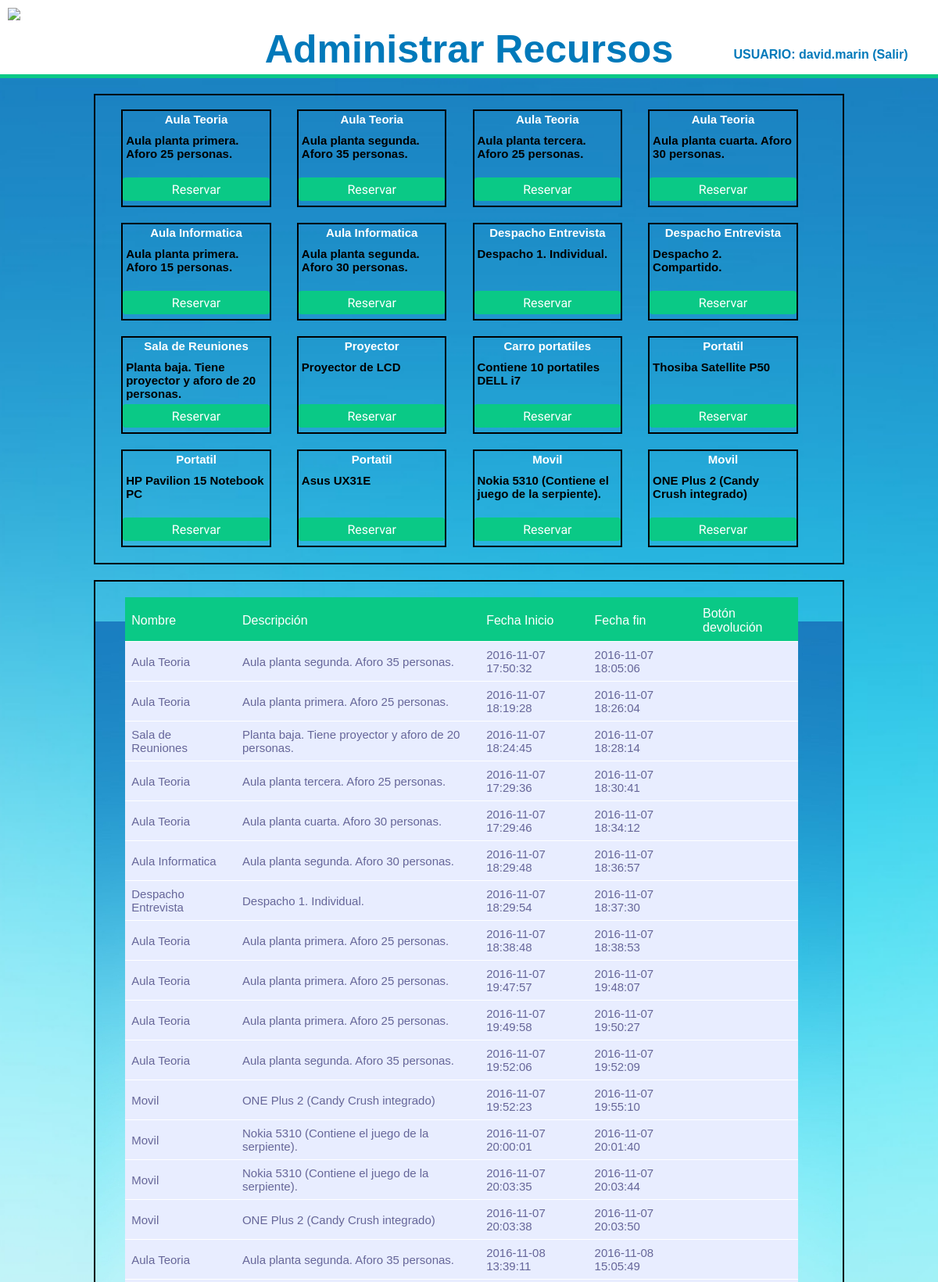
The app's page /recursos.php (signed in, upper part) with its own data.
### tables this page shows
CREATE TABLE `tbl_recursos` (
  `rec_id` int(3) NOT NULL,
  `rec_nombre` varchar(25) NOT NULL,
  `rec_descripcion` text NOT NULL,
  `rec_foto` varchar(10) NOT NULL,
  `rec_estado` varchar(10) NOT NULL DEFAULT 'Disponible',
  `tip_id` int(11) NOT NULL
);

CREATE TABLE `tbl_reservas` (
  `res_id` int(11) NOT NULL,
  `usu_id` int(11) NOT NULL,
  `rec_id` int(11) NOT NULL,
  `res_finicio` datetime NOT NULL,
  `res_ffin` datetime DEFAULT NULL
);

### recursos.php (the view, shortened to what this page needs)
<?php
include "includes/conexion_bd.php";
?>
<!DOCTYPE html>
<html >
<head>
  <link rel='stylesheet prefetch' href='http://maxcdn.bootstrapcdn.com/font-awesome/4.2.0/css/font-awesome.min.css'>
      <link rel="stylesheet" href="css/style.css">
</head>
<div class="encabezado">
			<div class="enc_1">
			<img src="img/logo1.png">
			</div>
			<div class="enc_2">
                <h1> <font face="Helvetica" COLOR="#0079BA">Administrar Recursos</font></h1>
            </div>
            <div class="enc_3">
                <font face="Helvetica" COLOR="#0079BA"><span ria-hidden="true"><H4>USUARIO: <?php echo $_SESSION['username'];?> (<a class='logout' href="includes/cerrar.php">Salir</a>)</H4> </span></font>
            </div>
    </div>
<body>
  <div class="estadistica">
	<?php
		extract($_REQUEST);
		$sql = "SELECT rec_nombre, rec_descripcion, rec_id, rec_estado, rec_foto FROM tbl_recursos ORDER BY rec_id";
		$recursos = mysqli_query($conexion, $sql);
		if (mysqli_num_rows($recursos)>0) {
			echo "<br/>";
			while ($recurso = mysqli_fetch_array($recursos)) {
				$imagen = $recurso['rec_foto'];
				?>
				<div class="espaciosindiv" style="background: url('img/<?php echo $imagen; ?>');">
				<?php
				echo "<div class='titulo'>";
				echo $recurso['rec_nombre'] . "</div>";
				echo "<div class='descripcion'>";
				echo $recurso['rec_descripcion'] . "</div>";
				$id = $recurso['rec_id'];
				$id_usu = $_SESSION['id_usuario'];
				echo "<div class='boton'>";
				if($recurso['rec_estado'] == "Disponible"){
				echo '<button type="button"  class="log-btn" name="submit"  onclick="insert_res(\''.$id. '\' , \''.$id_usu. '\')">Reservar</button>';
				}else {
				}
				echo "</div>";
				echo "</div>";
			}
		} else {
			echo "Lo sentimos en estos momentos el colegio no dispone de recursos";
		}
	?>
<br/>
</div>
<div class="estadistica">
	<?php
	$usu_id_consulta = $_SESSION['id_usuario'];
	$sql = "SELECT tbl_recursos.rec_nombre, tbl_recursos.rec_descripcion, tbl_reservas.res_finicio, tbl_reservas.res_ffin, tbl_recursos.rec_id, tbl_reservas.res_id FROM tbl_reservas, tbl_recursos WHERE tbl_recursos.rec_id = tbl_reservas.rec_id AND tbl_reservas.usu_id = $usu_id_consulta ORDER BY tbl_reservas.res_ffin asc";
	$recursos = mysqli_query($conexion, $sql);
	echo "<table style='margin-top:20px;'>
			<tr>
				<th>Nombre</th>
				<th>Descripción</th>
				<th>Fecha Inicio</th>
				<th>Fecha fin</th>
				<th>Botón devolución</th>
			</tr>";
	for ($fila=1; $fila<=5; $fila++) {
			echo "<tr>";
		for ($celda=1; $celda<=5; $celda++) {
			while ($recurso = mysqli_fetch_array($recursos)) {
				echo "<td>".$recurso['rec_nombre'] . "</td>";
				echo "<td>".$recurso['rec_descripcion'] . "</td>";
				echo "<td>".$recurso['res_finicio'] . "</td>";
				echo "<td>".$recurso['res_ffin'] . "</td>";
				$rec_id = $recurso['rec_id'];
				$res_id = $recurso['res_id'];
 				if (empty($recurso['res_ffin'])){
				echo "<td> <button type='button' class='log-btn' name='submit'  onclick='update_res(\"".$rec_id. "\" , \"".$res_id. "\")' >Devolución</button></td>";
				echo "</tr>" ;
				}else {
					echo "<td> </td>";
				echo "</tr>" ;
				}
			}
			}
	 	}
 	?>
</div>
</body>
</html>

### css/style.css (style rules this page uses)
* { box-sizing: border-box; -moz-box-sizing: border-box; -webkit-box-sizing: border-box; font-family: arial; }
html,body { margin:0px; height:100%; }
body { background: url(../img/bg.jpg) no-repeat center center fixed; -webkit-background-size: cover; -moz-background-size: cover; -o-background-size: cover; background-size: cover; }
h1 { color: #ccc; text-align: center; font-family: 'Itim', cursive; font-size: 50px; }
div.encabezado { width: 100%; height: 100px; overflow: hidden; border-bottom: 5px solid #0ac986; box-sizing: border-box; margin-bottom: 20px; background-color: white; }
div.enc_1 { width: 25%; float: left; vertical-align:center; padding: 10px; }
div.enc_2 { width: 50%; float: left; vertical-align:top; }
div.enc_3 { text-align: center; position: relative; top: 40px; width: 25%; float: left; }
div.espaciosindiv { background-color: white; width: 20%; height: 125px; border: 2px solid black; float: left; margin-left: 3.5%; margin-bottom: 20px; font-color: white; }
table { font-family: "lucida sans unicode", "lucida grande", sans-serif; font-size: 15px; margin-left: 4%; margin-bottom: 20px; width: 90%; text-align: left; border-collapse: collapse; }
a.logout { text-decoration: none; color: #0079BA; }
th { font-size: 16px; font-weight: normal; padding: 8px; background: #0ac986; border-top: 4px solid #0ac986; border-bottom: 1px solid #fff; color: #fff; }
td { padding: 8px; background: #e8edff; border-bottom: 1px solid #fff; color: #669; border-top: 1px solid transparent; }
div .titulo { width: 100%; height: 25px; padding: 1%; text-align: center; color: white; font-weight: bold; font-size: 15px; }
div .descripcion { width: 100%; padding: 2%; height: 60px; font-weight: bold; font-size: 15px; }
div .boton { width: 100%; height: 30px; }
div.estadistica { background: url(../img/bg.jpg) no-repeat center center fixed; width: 80%; margin-left: 10%; border: 2px solid black; float: left; margin-right: 20px; margin-bottom: 20px; }
.log-btn { background: #0ac986; width: 100%; font-size: 16px; height: 30px; color: #fff; text-decoration: none; border: none; -moz-border-radius: 4px; -webkit-border-radius: 4px; border-radius: 4px; font-family: 'Itim', sans-serif; }

### records on screen
tbl_recursos: rec_nombre "Aula Teoria", rec_descripcion "Aula planta primera. Aforo 25 personas."
tbl_recursos: rec_nombre "Aula Teoria", rec_descripcion "Aula planta segunda. Aforo 35 personas."
tbl_recursos: rec_nombre "Aula Teoria", rec_descripcion "Aula planta tercera. Aforo 25 personas."
tbl_recursos: rec_nombre "Aula Teoria", rec_descripcion "Aula planta cuarta. Aforo 30 personas."
tbl_recursos: rec_nombre "Aula Informatica", rec_descripcion "Aula planta primera. Aforo 15 personas."
tbl_recursos: rec_nombre "Aula Informatica", rec_descripcion "Aula planta segunda. Aforo 30 personas."
tbl_recursos: rec_nombre "Despacho Entrevista", rec_descripcion "Despacho 1. Individual."
tbl_recursos: rec_nombre "Despacho Entrevista", rec_descripcion "Despacho 2. Compartido."
tbl_recursos: rec_nombre "Sala de Reuniones", rec_descripcion "Planta baja. Tiene proyector y aforo de 20 personas."
tbl_recursos: rec_nombre "Proyector", rec_descripcion "Proyector de LCD"
tbl_recursos: rec_nombre "Carro portatiles", rec_descripcion "Contiene 10 portatiles DELL i7"
tbl_recursos: rec_nombre "Portatil", rec_descripcion "Thosiba Satellite P50"
tbl_recursos: rec_nombre "Portatil", rec_descripcion "HP Pavilion 15 Notebook PC"
tbl_recursos: rec_nombre "Portatil", rec_descripcion "Asus UX31E"
tbl_recursos: rec_nombre "Movil", rec_descripcion "Nokia 5310 (Contiene el juego de la serpiente)."
tbl_recursos: rec_nombre "Movil", rec_descripcion "ONE Plus 2 (Candy Crush integrado)"
tbl_reservas: rec.rec_nombre "Aula Teoria", rec.rec_descripcion "Aula planta segunda. Aforo 35 personas.", res_finicio "2016-11-07 17:50:32", res_ffin "2016-11-07 18:05:06"
tbl_reservas: rec.rec_nombre "Aula Teoria", rec.rec_descripcion "Aula planta primera. Aforo 25 personas.", res_finicio "2016-11-07 18:19:28", res_ffin "2016-11-07 18:26:04"
tbl_reservas: rec.rec_nombre "Sala de Reuniones", rec.rec_descripcion "Planta baja. Tiene proyector y aforo de 20 personas.", res_finicio "2016-11-07 18:24:45", res_ffin "2016-11-07 18:28:14"
tbl_reservas: rec.rec_nombre "Aula Teoria", rec.rec_descripcion "Aula planta tercera. Aforo 25 personas.", res_finicio "2016-11-07 17:29:36", res_ffin "2016-11-07 18:30:41"
tbl_reservas: rec.rec_nombre "Aula Teoria", rec.rec_descripcion "Aula planta cuarta. Aforo 30 personas.", res_finicio "2016-11-07 17:29:46", res_ffin "2016-11-07 18:34:12"
tbl_reservas: rec.rec_nombre "Aula Informatica", rec.rec_descripcion "Aula planta segunda. Aforo 30 personas.", res_finicio "2016-11-07 18:29:48", res_ffin "2016-11-07 18:36:57"
tbl_reservas: rec.rec_nombre "Despacho Entrevista", rec.rec_descripcion "Despacho 1. Individual.", res_finicio "2016-11-07 18:29:54", res_ffin "2016-11-07 18:37:30"
tbl_reservas: rec.rec_nombre "Aula Teoria", rec.rec_descripcion "Aula planta primera. Aforo 25 personas.", res_finicio "2016-11-07 18:38:48", res_ffin "2016-11-07 18:38:53"
tbl_reservas: rec.rec_nombre "Aula Teoria", rec.rec_descripcion "Aula planta primera. Aforo 25 personas.", res_finicio "2016-11-07 19:47:57", res_ffin "2016-11-07 19:48:07"
tbl_reservas: rec.rec_nombre "Aula Teoria", rec.rec_descripcion "Aula planta primera. Aforo 25 personas.", res_finicio "2016-11-07 19:49:58", res_ffin "2016-11-07 19:50:27"
tbl_reservas: rec.rec_nombre "Aula Teoria", rec.rec_descripcion "Aula planta segunda. Aforo 35 personas.", res_finicio "2016-11-07 19:52:06", res_ffin "2016-11-07 19:52:09"
tbl_reservas: rec.rec_nombre "Movil", rec.rec_descripcion "ONE Plus 2 (Candy Crush integrado)", res_finicio "2016-11-07 19:52:23", res_ffin "2016-11-07 19:55:10"
tbl_reservas: rec.rec_nombre "Movil", rec.rec_descripcion "Nokia 5310 (Contiene el juego de la serpiente).", res_finicio "2016-11-07 20:00:01", res_ffin "2016-11-07 20:01:40"
tbl_reservas: rec.rec_nombre "Movil", rec.rec_descripcion "Nokia 5310 (Contiene el juego de la serpiente).", res_finicio "2016-11-07 20:03:35", res_ffin "2016-11-07 20:03:44"
tbl_reservas: rec.rec_nombre "Movil", rec.rec_descripcion "ONE Plus 2 (Candy Crush integrado)", res_finicio "2016-11-07 20:03:38", res_ffin "2016-11-07 20:03:50"
tbl_reservas: rec.rec_nombre "Aula Teoria", rec.rec_descripcion "Aula planta segunda. Aforo 35 personas.", res_finicio "2016-11-08 13:39:11", res_ffin "2016-11-08 15:05:49"

### other values on screen
$_SESSION['username'] "david.marin"
